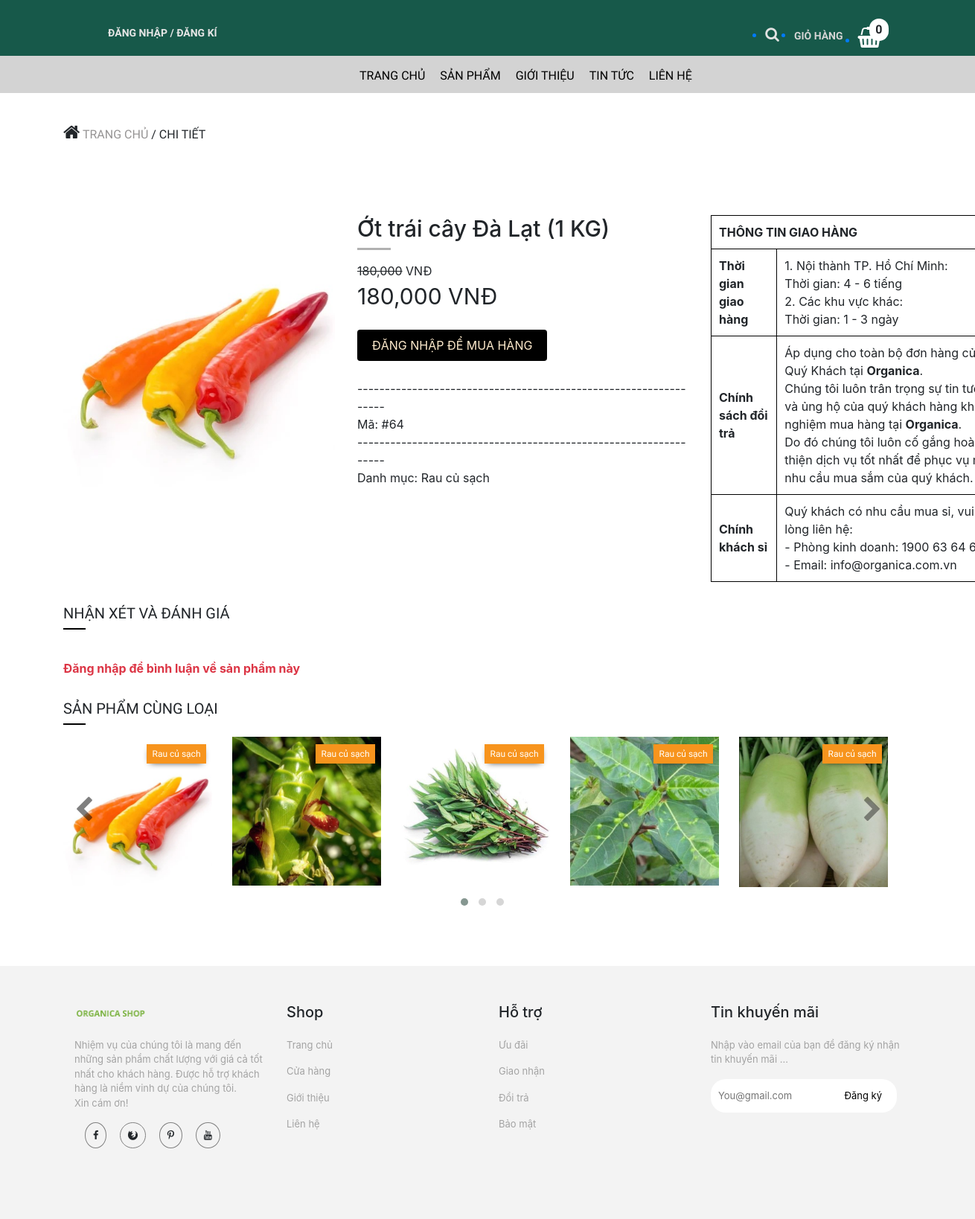
Page /trang-chinh/chi-tiet-sp.php?ma_hh=64 on the committed database.
### tables this page shows
CREATE TABLE `hang_hoa` (
  `ma_hh` int(11) NOT NULL,
  `ten_hh` varchar(150) NOT NULL,
  `hinh` varchar(50) NOT NULL,
  `don_gia` int(11) NOT NULL,
  `giam_gia` int(11) NOT NULL,
  `mo_ta` varchar(1000) NOT NULL,
  `ma_loai` int(11) NOT NULL
);

CREATE TABLE `loai_hang` (
  `ma_loai` int(11) NOT NULL,
  `ten_loai` varchar(50) NOT NULL
);

### admin/dao/pdo.php (called while the page is built, shortened)
<?php
    function pdo_get_connection(){
        $pdo = new PDO("mysql:host=localhost;dbname=staffcoffee",'root','');
        $pdo->setAttribute(PDO::ATTR_ERRMODE, PDO::ERRMODE_EXCEPTION);
        return $pdo;
    }
    function pdo_query($sql){
        $sql_args = array_slice(func_get_args(),1);
        try{
            $conn = pdo_get_connection();
            $stmt = $conn ->prepare($sql);
            $stmt -> execute($sql_args);
            $rows = $stmt -> fetchAll();
            return $rows;
        }catch(PDOException $e){
            throw $e;
        }finally{
            unset($conn);
        }
    }
    function pdo_query_one($sql){
        $sql_args = array_slice(func_get_args(),1);
        try{
            $conn = pdo_get_connection();
            $stmt = $conn ->prepare($sql);
            $stmt -> execute($sql_args);
            $row = $stmt -> fetch();
            return $row;
        }catch(PDOException $e){
            throw $e;
        }finally{
            unset($conn);
        }
    }
    ?>

### admin/dao/hang-hoa.php (called while the page is built, shortened)
<?php
    require_once ('pdo.php');
    function hang_hoa_select_by_id($ma_hh){
        $sql = "SELECT * FROM hang_hoa WHERE ma_hh=?";
        return pdo_query_one($sql,$ma_hh);
    }
    function hang_hoa_select_by_loai($ma_loai){
        $sql = "SELECT * FROM hang_hoa WHERE ma_loai=?";
        return pdo_query($sql, $ma_loai);
    }
?>

### admin/dao/loai-hang.php (called while the page is built, shortened)
<?php
    require_once ('pdo.php');
    function loai_hang_select_by_id($ma_loai){
        $sql = "SELECT * FROM loai_hang WHERE ma_loai=?";
        return pdo_query_one($sql,$ma_loai);
    }
?>

### trang-chinh/chi-tiet-sp.php (the view, shortened to what this page needs)
<!DOCTYPE html>
<html lang="en">
<head>
    <link rel="stylesheet" href="https://maxcdn.bootstrapcdn.com/bootstrap/4.0.0/css/bootstrap.min.css">
    <link rel="stylesheet" href="../../RauCuQuaOrganica/css/chi-tiet-sp/products.css">
    <link rel="stylesheet" href="../../RauCuQuaOrganica/css/chi-tiet-sp/plugin/css/owl.carousel.min.css">
    <link rel="stylesheet" href="../../RauCuQuaOrganica/css/chi-tiet-sp/plugin/css/owl.theme.default.min.css">
    <link rel="stylesheet" href="https://cdnjs.cloudflare.com/ajax/libs/font-awesome/4.7.0/css/font-awesome.min.css">
</head>
<body>
    <div class="container-fluid">
        <div class="row">
            <div class="col-md-4" style="background-color: #17594A;text-align: center">
                <div class="login">
                  <?php
                    if(!isset($_SESSION['user'])){
                  ?>
                  <a href="../../RauCuQuaOrganica/tai-khoan/dang-nhap.php"><p><strong>ĐĂNG NHẬP / ĐĂNG KÍ</strong></p></a>
                    <?php }else{ ?>
                        <a href="../../RauCuQuaOrganica/tai-khoan/thong-tin-tk.php"><p><strong>XIN CHÀO <?=$_SESSION['user']['ho_ten']?></strong></p></a>
                  <?php } ?>
                </div>
            </div>
            <div class="col-md-4" style="background-color: #17594A;text-align: center">
            </div>
            <div class="col-md-4" style="background-color: #17594A;text-align: center">
                <div class="giohang" style = "position: reletive;">
                    <?php
                            $sll = 0;
                        ?>
                    <span style = "position: absolute;padding:3px 8px;background-color:#fff;border-radius:50px;left:295px;top:25px;" ><?=$sll?></span>
                <ul>
                    <a href="danh-sach-sp.php"><li><i class="fa fa-search" style="font-size:20px;color:rgb(226, 226, 226)"></i></li></a>
                    <a href="danh-sach-gio-hang.php"><li><p style="color: rgb(212, 212, 212);font-size: 14px;">GIỎ HÀNG</p></li></a>
                    <a href="danh-sach-gio-hang.php"><li><i class="fa fa-shopping-basket" style="font-size:28px;color:rgb(255, 255, 255)"></i></li></a>
                    </ul>
                </div>
            </div>
        </div>
    </div>
    <div class="container-fluid">
        <div class="row">
            <div class="col-md-12" style="background-color: rgb(211, 211, 211);">
                <div class="nav">
                    <ul>
                        <li><a href="index.php">TRANG CHỦ</a></li>
                        <li><a href="danh-sach-sp.php">SẢN PHẨM</a></li>
                            <li><a href="gioi-thieu.php">GIỚI THIỆU</a></li>
                            <li><a href="tin-tuc.php">TIN TỨC</a></li>
                            <li><a href="lien-he.php">LIÊN HỆ</a></li>
                    </ul>
                </div>
            </div>
        </div>
    </div>
    <div class="container" style="margin-top: 20px;">
        <div class="row">
            <div class="col-md-7" style="
    padding-left: 0px;
">
                <div class="chuyen">
                    <p><i class="fa fa-home" style="font-size:24px"></i> <span>TRANG CHỦ </span> / CHI TIẾT</p>
                </div>
            </div>
        </div>
    </div>
    <div class="container" style="margin-top: 80px;">
        <div class="row">
        <?php
                    require_once ('../../RauCuQuaOrganica/admin/dao/hang-hoa.php');
                        extract($_REQUEST);
                        $items = hang_hoa_select_by_id($ma_hh);
                        extract($items);
                    ?>
            <div class="col-md-4" style="padding-left: 0px">
                <div class="spchitiet">
                    <img src="../../RauCuQuaOrganica/css/admin/images/products/<?=$hinh?>" alt="" style="width:100%;">
                </div>
            </div>
            <div class="col-md-5">
                <div class="thongtinsp">
                    <ul>
                        <li>
                            <h5 style="font-size: 30px;"><?=$ten_hh?></h5>
                            <p> </p>
                        </li>
                        <li><del><?=number_format($don_gia)?></del> VNĐ</li>
                        <li style = "font-size:30px;"><?=number_format($don_gia - $don_gia*($giam_gia/100))?> VNĐ</li>
                        <li class="soluong1" style="margin-top: 27px;">
                            <?php
                                if(!isset($_SESSION['user'])){
                            ?>
                            <a href="../../RauCuQuaOrganica/tai-khoan/dang-nhap.php"><button style="margin-top:-5px;" class="btn btn-dark">ĐĂNG NHẬP ĐỂ MUA HÀNG</button></a>
                                <?php }else{ ?>
                            <a href="them-gio-hang.php?ma_hh=<?=$ma_hh?>"><button style="margin-top:-5px;" class="btn btn-dark">THÊM VÀO GIỎ HÀNG</button></a>
                                <?php } ?>
                        </li>
                        <li style="margin-top: 25px;">-----------------------------------------------------------------</li>
                        <li>Mã: #<?=$ma_hh?></li>
                        -----------------------------------------------------------------
                        <?php
                            $items = loai_hang_select_by_id($ma_loai);
                            extract($items);
                        ?>
                        <li>Danh mục: <?=$ten_loai?></li>
                    </ul>
                </div>
            </div>
            <div class="col-md-3">
            <table border="2" width = "400">
            <tr>
                <th colspan="3">THÔNG TIN GIAO HÀNG</th>
            </tr>
            <tr>
                <td><strong>Thời gian giao hàng<strong></td>
                <td>1. Nội thành TP. Hồ Chí Minh: <br>
                Thời gian: 4 - 6 tiếng<br>
                2. Các khu vực khác: <br>
                Thời gian: 1 - 3 ngày
                </td>
            </tr>
            <tr>
                <td><strong>Chính sách đổi trả<strong></td>
                <td>Áp dụng cho toàn bộ đơn hàng của Quý Khách tại <strong>Organica</strong>.<br>
                Chúng tôi luôn trân trọng sự tin tưởng và ủng hộ của quý khách hàng khi trải nghiệm mua hàng tại <strong>Organica</strong>.<br>Do đó chúng tôi luôn cố gắng hoàn thiện dịch vụ tốt nhất để phục vụ mọi nhu cầu mua sắm của quý khách.
                </td>
            </tr>
            <tr>
                <td><strong>Chính khách sỉ<strong></td>
                <td>Quý khách có nhu cầu mua sỉ, vui lòng liên hệ:
                <br>- Phòng kinh doanh: 1900 63 64 62
                <br>- Email: info@organica.com.vn
                </td>
            </tr>
        </table>
            </div>
        </div>
    </div>
 <div class="container" style="margin-top: 30px;">
        <div class="row">
            <div class="col-md-12" style="padding-left: 0px;">
                <div class="spnoibat">
                    <h5>NHẬN XÉT VÀ ĐÁNH GIÁ</h5>
                    <p></p>
                </div>
            <?php
                extract($_REQUEST);
            ?>
            <br>
                <?php
                if(!isset($_SESSION['user'])){
                    echo '<b class="text-danger">Đăng nhập để bình luận về sản phẩm này</b>';
                } ?>
                </div>
            </div>
        </div>
    <div class="container" style="margin-top: 30px;">
        <div class="row">
            <div class="col-md-12" style="padding-left: 0px;">
                <div class="spnoibat">
                    <h5>SẢN PHẨM CÙNG LOẠI</h5>
                    <p></p>
                </div>
                <div class="owl-carousel owl-theme ">
                    <?php
                        $items = hang_hoa_select_by_loai($ma_loai);
                        foreach($items as $item){
                            extract($item);
                    ?>
                    <div class="item">
                       <a href="chi-tiet-sp.php?ma_hh=<?=$ma_hh?>"><img style="width: 200px" src="../../RauCuQuaOrganica/css/admin/images/products/<?=$hinh?>" alt="ds"><span class='cung-loai'><?=$ten_loai?></span></a>
                    </div>
                        <?php } ?>
                </div>
            </div>
        </div>
    </div>
    <div class="container-fluid now2" style="margin-top: 70px;">
        <div class="row">
            <div class="container" style="margin-top: 50px;">
                <div class="row">
                    <div class="col-md-3">
                        <div class="fo">
                        <img src="../css/trang-chu/img/logo.png" alt="">
                        </div>
                    </div>
                    <div class="col-md-3">
                        <div class="fo">
                            <h5>Shop</h5>
                        </div>
                    </div>
                    <div class="col-md-3">
                        <h5>Hỗ trợ</h5>
                    </div>
                    <div class="col-md-3">
                        <h5>Tin khuyến mãi</h5>
                    </div>
                </div>
                <div class="row" style="margin-top: 0px;">
                    <div class="col-md-3">
                        <div class="fo">
                            <ul>
                                <li>
                                    <p>
                                    Nhiệm vụ của chúng tôi là mang đến những sản phẩm chất lượng với giá cả tốt nhất cho khách hàng. Được hỗ trợ khách hàng là niềm vinh dự của chúng tôi.<br>
                                    Xin cám ơn!
                                </p>
                                </li>
                                <li><i class="fa fa-facebook "></i>
                                    <i class="fa fa-firefox"></i>
                                    <i class="fa fa-pinterest-p"></i>
                                    <i class="fa fa-youtube"></i>
                                </li>
                            </ul>
                        </div>
                    </div>
                    <div class="col-md-3">
                        <div class="fo">
                            <ul>
                                <li><p>Trang chủ</p></li>
                                <li><p>Cửa hàng</p></li>
                                <li><p>Giới thiệu</p></li>
                                <li><p>Liên hệ</p></li>
                            </ul>
                        </div>
                    </div>
                    <div class="col-md-3">
                        <div class="fo">
                            <ul>
                                <li><p>Ưu đãi</p></li>
                                <li><p>Giao nhận</p></li>
                                <li><p>Đổi trả</p></li>
                                <li><p>Bảo mật</p></li>
                            </ul>
                        </div>
                    </div>
                    <div class="col-md-3">
                        <div class="fo">
                            <ul>
                                <li>
                                    <p>Nhập vào email của bạn để đăng ký nhận tin khuyến mãi ...</p>
                                </li>
                                <li>
                                    <input type="text" placeholder="You@gmail.com">
                                    <a href="#">Đăng ký</a>
                                </li>
                            </ul>
                        </div>
                    </div>
                </div>
            </div>
        </div>
    </div>
</body>
</html>

### css/chi-tiet-sp/products.css (style rules this page uses)
* { margin: 0px; padding: 0px; box-sizing: border-box; }
.login p { margin-top: 34px; color: rgb(230, 230, 230); font-size: 14px; font-family: "Roboto Condensed", sans-serif; }
.nav { position: relative; width: 100%; height: 50px; background-color: rgb(211, 211, 211); font-family: "Roboto Condensed", sans-serif; }
.nav ul { position: absolute; top: 0; left: 35%; }
.nav ul li { float: left; list-style: none; margin-left: 20px; font-family: "Roboto Condensed", sans-serif; font-size: 16px; margin-top: 15px; }
.nav ul li a { text-decoration: none; color: black; }
.giohang { font-weight: 600; margin-left: 120px; font-family: "Roboto Condensed", sans-serif; }
.giohang ul li { float: left; margin-left: 20px; margin-top: 20px; }
.chuyen { font-family: "Roboto Condensed", sans-serif; margin-top: 20px; }
.chuyen span { color: rgb(150, 148, 148); }
.spnoibat { font-family: "Roboto Condensed", sans-serif; text-transform: uppercase; }
.spnoibat p { width: 30px; height: 2px; background-color: rgb(0, 0, 0); }
.fo ul li { margin-top: 15px; list-style: none; font-size: 13px; }
.fo img { width: 100px; }
.fo ul li i { margin-left: 14px; border: solid 1px gray; padding: 10px; border-radius: 100%; }
.fo ul li p { color: rgb(163, 163, 163); }
.fo ul li input { padding: 13px 10px; width: 250px; border: none; border-radius: 20px; }
.fo ul li a { position: absolute; top: 83px; right: 40px; color: black; }
.now2 { width: 100%; height: 340px; background-color: rgb(243, 243, 243); position: relative; }
.spchitiet { position: relative; }
.spchitiet img { width: 100%; }
.thongtinsp ul li { list-style: none; }
.thongtinsp ul li p { width: 45px; height: 3px; background-color: rgb(177, 177, 177); }
.soluong1 button { padding: 9px 20px; border: none; background-color: black; color: blanchedalmond; }

### trang-chinh/chi-tiet-sp.php (style rules this page uses)
.item { position:relative; }
.item .cung-loai { position: absolute; font-size: 12px; color: #fff; text-align: center; font-weight: 400; line-height: 26px; font-family: "Roboto Condensed", sans-serif; width: 80px; display: block; background: #f7941d; background: linear-gradient(#f7941d 0,#f7941d 100%); box-shadow: 0 3px 10px -5px #000; top: 10px; right: 25px; }
table, th, td { border: 1px solid black; border-collapse: collapse; }
th, td { padding: 10px; }

### rows in the picture
hang_hoa: hinh (picture), ten_hh "Ớt trái cây Đà Lạt (1 KG)", don_gia "180,000", $don_gia - $don_gia*($giam_gia/100) "180,000", ma_hh "64", ma_loai.ten_loai "Rau củ sạch"
loai_hang: ten_loai "Rau củ sạch"
hang_hoa: hinh (picture), ma_loai.ten_loai "Rau củ sạch"
hang_hoa: hinh (picture), ma_loai.ten_loai "Rau củ sạch"
hang_hoa: hinh (picture), ma_loai.ten_loai "Rau củ sạch"
hang_hoa: hinh (picture), ma_loai.ten_loai "Rau củ sạch"

### other values in the picture
$sll "0"
